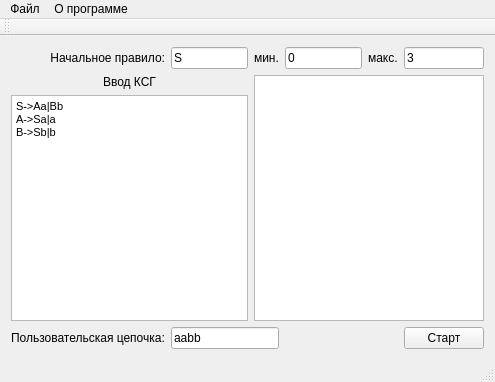
<?xml version="1.0" encoding="UTF-8"?>
<ui version="4.0">
 <class>MainWindow</class>
 <widget class="QMainWindow" name="MainWindow">
  <property name="geometry">
   <rect>
    <x>0</x>
    <y>0</y>
    <width>495</width>
    <height>382</height>
   </rect>
  </property>
  <property name="windowTitle">
   <string>DownOfWar</string>
  </property>
  <widget class="QWidget" name="centralWidget">
   <layout class="QVBoxLayout" name="verticalLayout">
    <item>
     <layout class="QGridLayout" name="gridLayout">
      <item row="0" column="3">
       <widget class="QLineEdit" name="fild_min">
        <property name="sizePolicy">
         <sizepolicy hsizetype="Expanding" vsizetype="Fixed">
          <horstretch>0</horstretch>
          <verstretch>0</verstretch>
         </sizepolicy>
        </property>
        <property name="baseSize">
         <size>
          <width>30</width>
          <height>0</height>
         </size>
        </property>
        <property name="inputMask">
         <string>9</string>
        </property>
        <property name="text">
         <string>0</string>
        </property>
       </widget>
      </item>
      <item row="0" column="4">
       <widget class="QLabel" name="label_3">
        <property name="text">
         <string>макс.</string>
        </property>
       </widget>
      </item>
      <item row="0" column="5">
       <widget class="QLineEdit" name="fild_max">
        <property name="sizePolicy">
         <sizepolicy hsizetype="Expanding" vsizetype="Fixed">
          <horstretch>0</horstretch>
          <verstretch>0</verstretch>
         </sizepolicy>
        </property>
        <property name="baseSize">
         <size>
          <width>30</width>
          <height>0</height>
         </size>
        </property>
        <property name="inputMask">
         <string>9</string>
        </property>
        <property name="text">
         <string>3</string>
        </property>
       </widget>
      </item>
      <item row="1" column="2" rowspan="3" colspan="4">
       <widget class="QTextEdit" name="fild_out"/>
      </item>
      <item row="0" column="2">
       <widget class="QLabel" name="label_2">
        <property name="text">
         <string>мин.</string>
        </property>
       </widget>
      </item>
      <item row="4" column="0">
       <widget class="QLabel" name="label_6">
        <property name="text">
         <string>Пользовательская цепочка:</string>
        </property>
       </widget>
      </item>
      <item row="4" column="1" colspan="2">
       <widget class="QLineEdit" name="fild_chain">
        <property name="text">
         <string>aabb</string>
        </property>
       </widget>
      </item>
      <item row="4" column="5">
       <widget class="QPushButton" name="butt_start">
        <property name="sizePolicy">
         <sizepolicy hsizetype="Fixed" vsizetype="Fixed">
          <horstretch>0</horstretch>
          <verstretch>0</verstretch>
         </sizepolicy>
        </property>
        <property name="text">
         <string>Старт</string>
        </property>
       </widget>
      </item>
      <item row="0" column="0">
       <widget class="QLabel" name="label_4">
        <property name="text">
         <string>Начальное правило:</string>
        </property>
        <property name="alignment">
         <set>Qt::AlignRight|Qt::AlignTrailing|Qt::AlignVCenter</set>
        </property>
       </widget>
      </item>
      <item row="0" column="1">
       <widget class="QLineEdit" name="fild_start_symbol">
        <property name="inputMask">
         <string notr="true">a</string>
        </property>
        <property name="text">
         <string>S</string>
        </property>
       </widget>
      </item>
      <item row="1" column="0" colspan="2">
       <widget class="QLabel" name="label_5">
        <property name="sizePolicy">
         <sizepolicy hsizetype="Preferred" vsizetype="Fixed">
          <horstretch>0</horstretch>
          <verstretch>0</verstretch>
         </sizepolicy>
        </property>
        <property name="text">
         <string>Ввод КСГ</string>
        </property>
        <property name="alignment">
         <set>Qt::AlignCenter</set>
        </property>
       </widget>
      </item>
      <item row="2" column="0" rowspan="2" colspan="2">
       <widget class="QTextEdit" name="fild_rule">
        <property name="html">
         <string>&lt;!DOCTYPE HTML PUBLIC &quot;-//W3C//DTD HTML 4.0//EN&quot; &quot;http://www.w3.org/TR/REC-html40/strict.dtd&quot;&gt;
&lt;html&gt;&lt;head&gt;&lt;meta name=&quot;qrichtext&quot; content=&quot;1&quot; /&gt;&lt;style type=&quot;text/css&quot;&gt;
p, li { white-space: pre-wrap; }
&lt;/style&gt;&lt;/head&gt;&lt;body style=&quot; font-family:'MS Shell Dlg 2'; font-size:8.25pt; font-weight:400; font-style:normal;&quot;&gt;
&lt;p style=&quot; margin-top:0px; margin-bottom:0px; margin-left:0px; margin-right:0px; -qt-block-indent:0; text-indent:0px;&quot;&gt;S-&amp;gt;Aa|Bb&lt;/p&gt;
&lt;p style=&quot; margin-top:0px; margin-bottom:0px; margin-left:0px; margin-right:0px; -qt-block-indent:0; text-indent:0px;&quot;&gt;A-&amp;gt;Sa|a&lt;/p&gt;
&lt;p style=&quot; margin-top:0px; margin-bottom:0px; margin-left:0px; margin-right:0px; -qt-block-indent:0; text-indent:0px;&quot;&gt;B-&amp;gt;Sb|b&lt;/p&gt;&lt;/body&gt;&lt;/html&gt;</string>
        </property>
       </widget>
      </item>
     </layout>
    </item>
   </layout>
  </widget>
  <widget class="QMenuBar" name="menuBar">
   <property name="geometry">
    <rect>
     <x>0</x>
     <y>0</y>
     <width>495</width>
     <height>21</height>
    </rect>
   </property>
   <widget class="QMenu" name="menu_file">
    <property name="title">
     <string>Файл</string>
    </property>
   </widget>
   <widget class="QMenu" name="menu_about">
    <property name="title">
     <string>О программе</string>
    </property>
   </widget>
   <addaction name="menu_file"/>
   <addaction name="menu_about"/>
  </widget>
  <widget class="QToolBar" name="mainToolBar">
   <attribute name="toolBarArea">
    <enum>TopToolBarArea</enum>
   </attribute>
   <attribute name="toolBarBreak">
    <bool>false</bool>
   </attribute>
  </widget>
  <widget class="QStatusBar" name="statusBar"/>
 </widget>
 <layoutdefault spacing="6" margin="11"/>
 <resources/>
 <connections/>
</ui>
